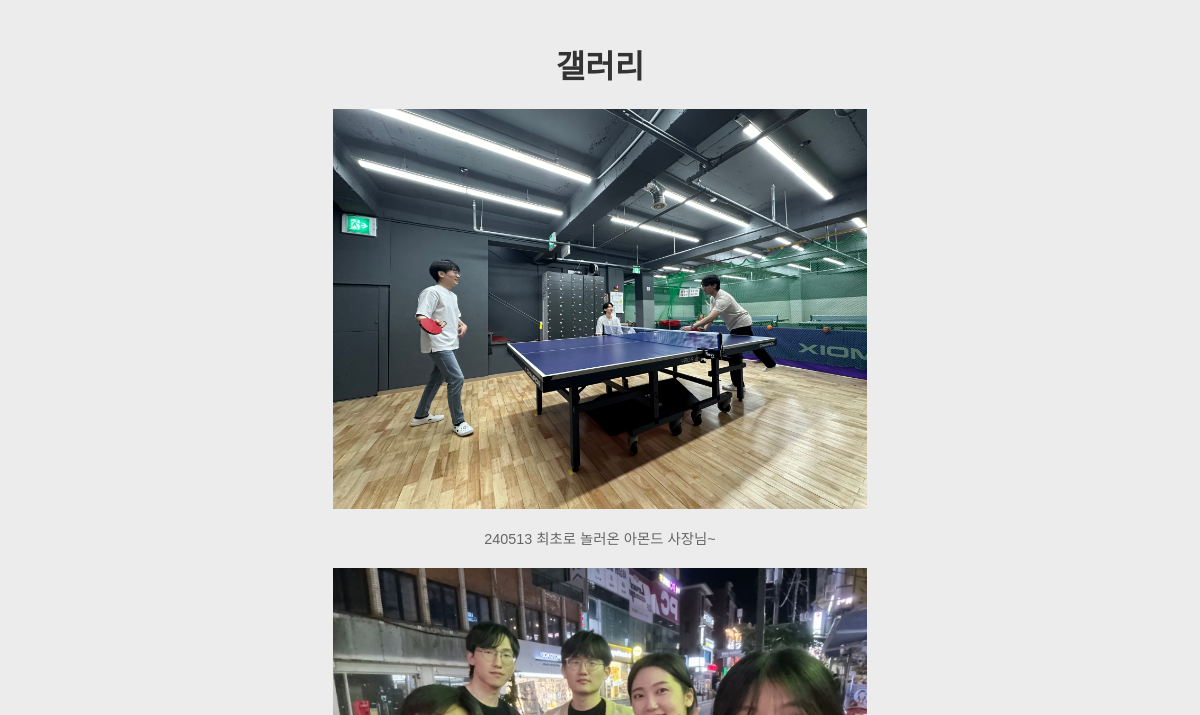
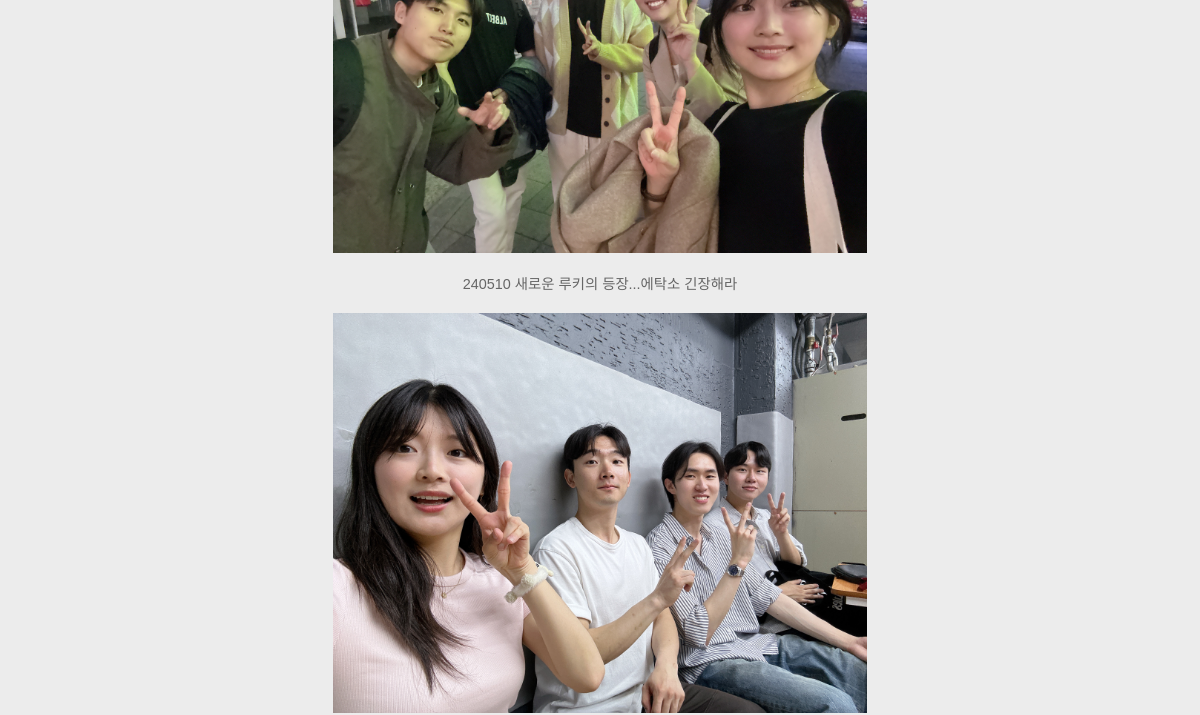
The page /photos/ (upper part) on the database as committed earlier (2 pictures, top to bottom).
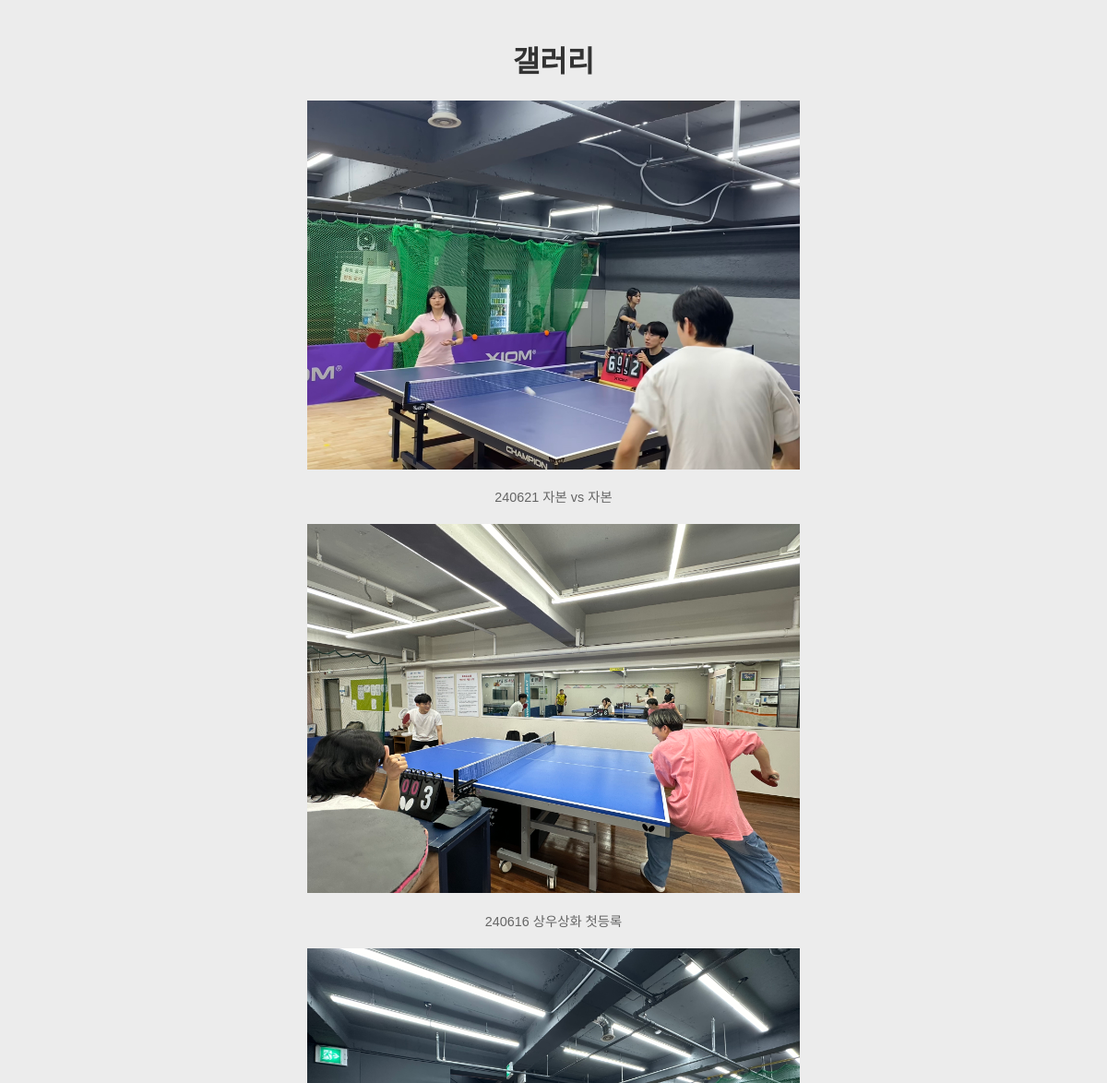
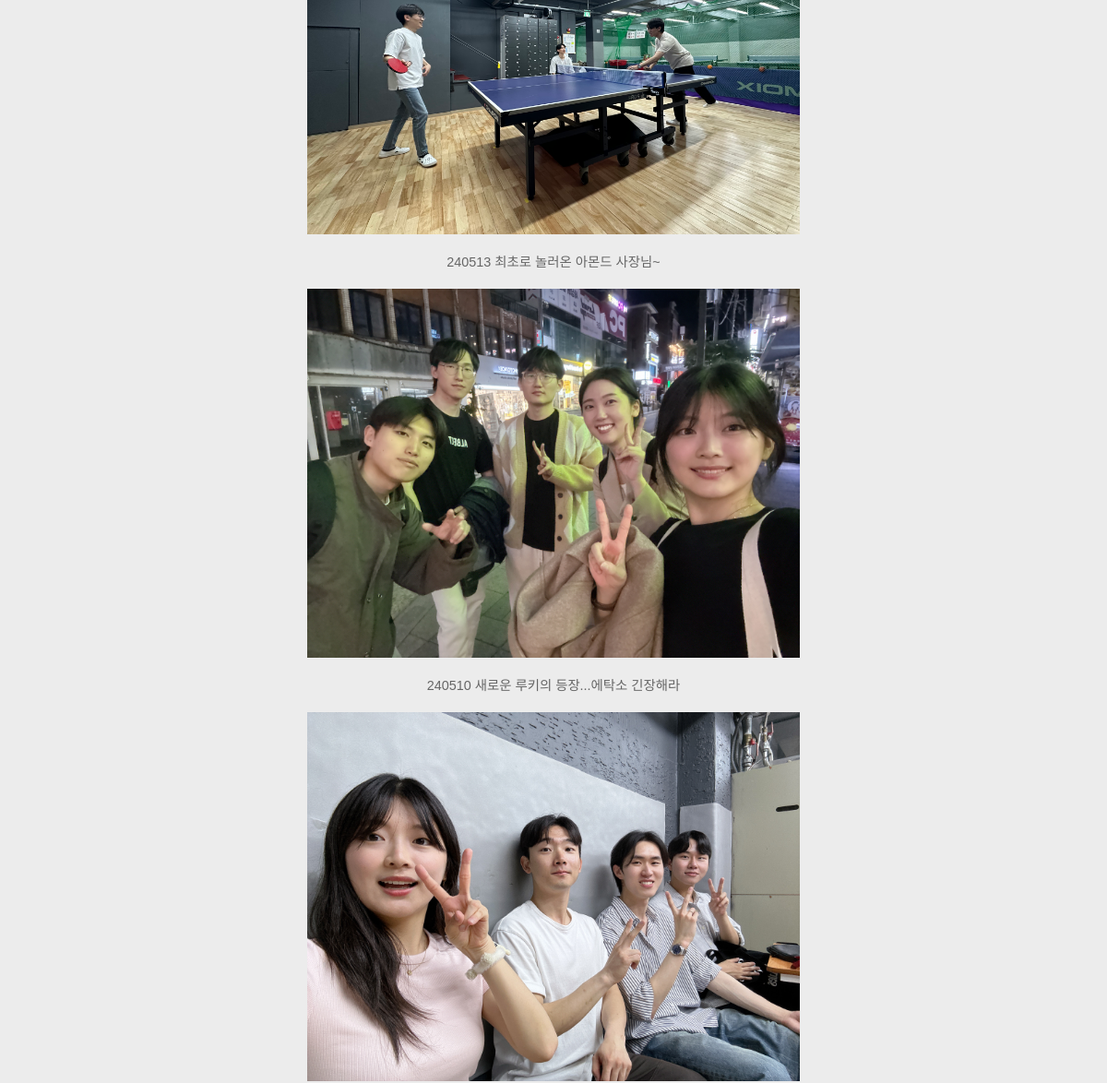
The same page on the database as committed later (2 pictures, top to bottom).
### myapp/models.py (models this page shows, shortened)
class Photo(models.Model):
    title = models.CharField(max_length=100)
    image = models.ImageField(upload_to='photos/')
    uploaded_at = models.DateTimeField(auto_now_add=True)

### myapp/views.py (the view)
# urls.py: path('photos/', views.photo_gallery, name='photo_gallery'),
def photo_gallery(request):
    photos = Photo.objects.all().order_by('-uploaded_at')
    return render(request, 'photo_gallery.html', {'photos':photos})

### myapp/templates/photo_gallery.html (shortened to what this page needs)
{% load static %}
<!DOCTYPE html>
<html>
  <head>
    <link rel="stylesheet" href="{% static 'myapp/css/photo_gallery.css' %}" />
  </head>
  <body>
    <h1>갤러리</h1>
    {% for photo in photos %}
    <div>
      <img src="{{ photo.image.url }}" alt="{{ photo.title }}" />
      <p>{{ photo.title }}</p>
    </div>
    {% endfor %}
  </body>
</html>

Rows that differ between the two databases and show on the page:
added Photo: image (picture), title "240621 자본 vs 자본"
added Photo: image (picture), title "240616 상우상화 첫등록"
